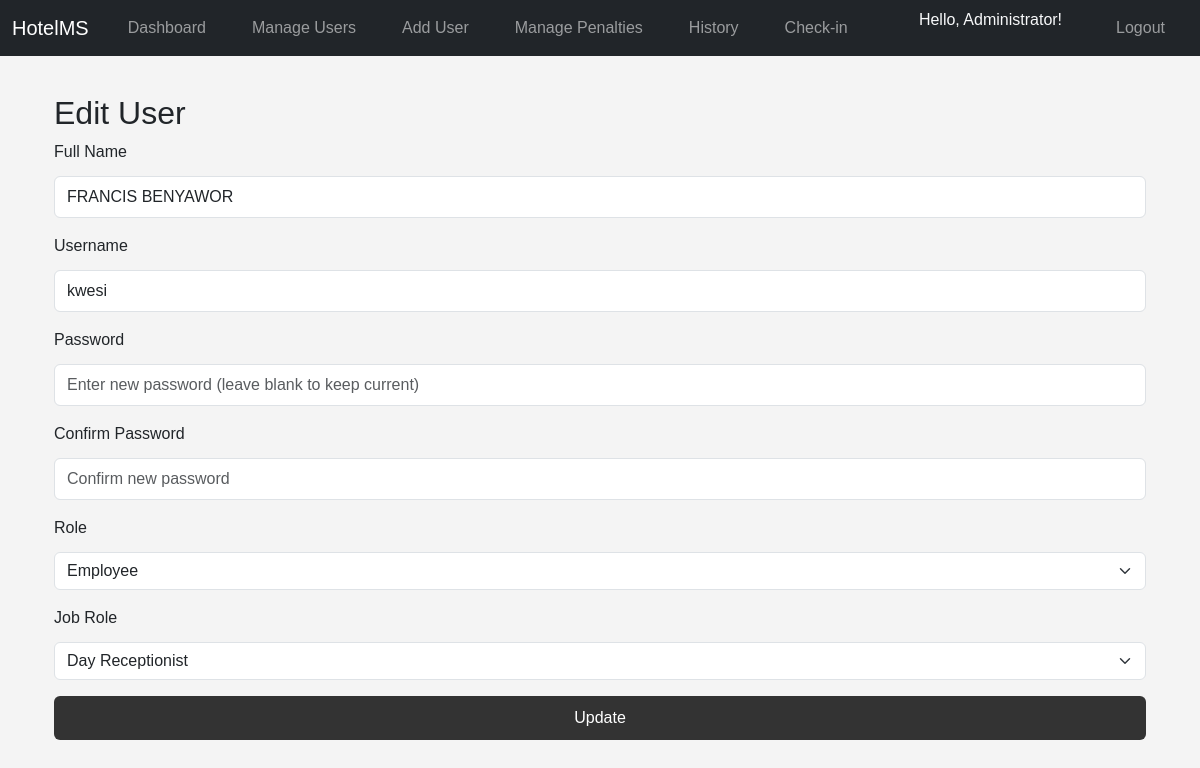
The page /edit_user/2 (signed in) on the database its author committed.
### models.py (models this page shows)
class User(UserMixin, db.Model):
    __tablename__ = 'users'
    id = db.Column(db.Integer, primary_key=True)
    full_name = db.Column(db.String(150), nullable=False)
    username = db.Column(db.String(150), unique=True, nullable=False)
    password = db.Column(db.String(150), nullable=False)
    role = db.Column(db.String(50), nullable=False)
    job_role = db.Column(db.String(50), nullable=True)  # New field for job role

### app.py (the view, shortened to what this page needs)
@app.route('/edit_user/<int:user_id>', methods=['GET', 'POST'])
@login_required
def edit_user(user_id):
    if current_user.role != 'manager':
        flash('Unauthorized access!', 'danger')
        return redirect(url_for('dashboard'))
    user = User.query.get_or_404(user_id)
    form = UserEditForm(obj=user)
    return render_template('edit_user.html', form=form, user=user)

### forms.py
class UserEditForm(FlaskForm):
    full_name = StringField('Full Name', validators=[DataRequired(), Length(min=2, max=150)])
    username = StringField('Username', validators=[DataRequired(), Length(min=4, max=150)])
    password = PasswordField('Password', validators=[Optional(), Length(min=6)])
    confirm_password = PasswordField('Confirm Password', validators=[Optional(), EqualTo('password')])
    role = SelectField('Role', choices=[('employee', 'Employee'), ('manager', 'Manager'), ('chairman', 'Chairman')], validators=[DataRequired()])
    job_role = SelectField('Job Role', choices=[
        ('DAY RECEPTIONIST', 'Day Receptionist'),
        ('THE CLEANER', 'The Cleaner'),
        ('HOUSE KEEPING', 'House Keeping'),
        ('NIGHT RECEPTIONIST', 'Night Receptionist')
    ], validators=[Optional()])
    submit = SubmitField('Update')

### app.py (called while the page is built)
@login_manager.user_loader
def load_user(user_id):
    return User.query.get(int(user_id))

### templates/edit_user.html (shortened to what this page needs)
{% extends "base.html" %}
{% block content %}
<div class="container mt-4">
    <h2>Edit User</h2>
    <form method="POST" action="{{ url_for('edit_user', user_id=user.id) }}">
        <div class="mb-3">
            {{ form.full_name.label(class="form-label") }}
            {{ form.full_name(class="form-control", placeholder="Enter full name") }}
        </div>
        <div class="mb-3">
            {{ form.username.label(class="form-label") }}
            {{ form.username(class="form-control", placeholder="Enter username") }}
        </div>
        <div class="mb-3">
            {{ form.password.label(class="form-label") }}
            {{ form.password(class="form-control", placeholder="Enter new password (leave blank to keep current)") }}
        </div>
        <div class="mb-3">
            {{ form.confirm_password.label(class="form-label") }}
            {{ form.confirm_password(class="form-control", placeholder="Confirm new password") }}
        </div>
        <div class="mb-3">
            {{ form.role.label(class="form-label") }}
            {{ form.role(class="form-select", id="role-select") }}
        </div>
        <div class="mb-3" id="job-role-field" style="display: none;">
            {{ form.job_role.label(class="form-label") }}
            {{ form.job_role(class="form-select") }}
        </div>
        <div class="d-grid">
            {{ form.submit(class="btn btn-primary") }}
        </div>
    </form>
</div>
{% endblock %}

### templates/base.html (shortened to what this page needs)
<!DOCTYPE html>
<html lang="en">
<head>
    <link href="https://cdn.jsdelivr.net/npm/bootstrap@5.3.0/dist/css/bootstrap.min.css" rel="stylesheet">
    <link href="{{ url_for('static', filename='css/styles.css') }}" rel="stylesheet">
</head>
<body>
    <nav class="navbar navbar-expand-lg navbar-dark bg-dark fixed-top">
        <div class="container-fluid">
            <a class="navbar-brand" href="{{ url_for('dashboard') }}">HotelMS</a>
            <div class="collapse navbar-collapse" id="navbarNavDropdown">
                {% if current_user.is_authenticated %}
                <ul class="navbar-nav me-auto mb-2 mb-lg-0">
                    {% if current_user.role != 'chairman' %}
                    <li class="nav-item">
                        <a class="nav-link{% if request.endpoint == 'dashboard' %} active{% endif %}" href="{{ url_for('dashboard') }}">Dashboard</a>
                    </li>
                    {% endif %}
                    {% if current_user.role == 'manager' %}
                    <li class="nav-item">
                        <a class="nav-link{% if request.endpoint == 'manage_users' %} active{% endif %}" href="{{ url_for('manage_users') }}">Manage Users</a>
                    </li>
                    <li class="nav-item">
                        <a class="nav-link{% if request.endpoint == 'register' %} active{% endif %}" href="{{ url_for('register') }}">Add User</a>
                    </li>
                    <li class="nav-item">
                        <a class="nav-link{% if request.endpoint == 'manage_penalties' %} active{% endif %}" href="{{ url_for('manage_penalties') }}">Manage Penalties</a>
                    </li>
                    <li class="nav-item">
                        <a class="nav-link{% if request.endpoint == 'history' %} active{% endif %}" href="{{ url_for('history') }}">History</a>
                    </li>
                    {% elif current_user.role == 'chairman' %}
                    <li class="nav-item">
                        <a class="nav-link{% if request.endpoint == 'chairman_dashboard' %} active{% endif %}" href="{{ url_for('chairman_dashboard') }}">Chairman Dashboard</a>
                    </li>
                    {% endif %}
                    {% if current_user.role != 'chairman' %}
                    <li class="nav-item">
                        <a class="nav-link{% if request.endpoint == 'checkin' %} active{% endif %}" href="{{ url_for('checkin') }}">Check-in</a>
                    </li>
                    {% endif %}
                </ul>
                <ul class="navbar-nav">
                    <li class="nav-item">
                        <span class="navbar-text text-light me-3">Hello, {{ current_user.full_name }}!</span>
                    </li>
                    <li class="nav-item">
                        <a class="nav-link" href="{{ url_for('logout') }}">Logout</a>
                    </li>
                </ul>
                {% else %}
                <ul class="navbar-nav ms-auto">
                    <li class="nav-item">
                        <a class="nav-link{% if request.endpoint == 'login' %} active{% endif %}" href="{{ url_for('login') }}">Login</a>
                    </li>
                </ul>
                {% endif %}
            </div>
        </div>
    </nav>
    <div class="container">
        {% block content %}{% endblock %}
    </div>
</body>
</html>

### static/css/styles.css (style rules this page uses)
body { font-family: Arial, sans-serif; margin: 0; padding: 0; background-color: #f4f4f4; }
nav ul { list-style: none; padding: 0; text-align: center; }
nav ul li { display: inline; margin: 0 15px; }
nav ul li a { color: #fff; text-decoration: none; }
form div { margin-bottom: 15px; }
input[type="text"], input[type="password"], select, input[type="number"] { width: 100%; padding: 8px 12px; margin: 4px 0; box-sizing: border-box; }
input[type="submit"], button { background-color: #333; color: white; padding: 10px 20px; border: none; cursor: pointer; }

### templates/base.html (style rules this page uses)
body { padding-top: 70px; }

### rows shown on the page
User: full_name "Administrator"
User: full_name "FRANCIS BENYAWOR", username "kwesi", role "Employee", job_role "Day Receptionist"
